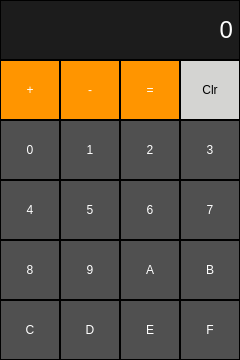
<?xml version="1.0" encoding="UTF-8"?>
<ui version="4.0">
 <class>MainView</class>
 <widget class="QMainWindow" name="MainView">
  <property name="geometry">
   <rect>
    <x>0</x>
    <y>0</y>
    <width>240</width>
    <height>360</height>
   </rect>
  </property>
  <property name="windowTitle">
   <string>MainView</string>
  </property>
  <widget class="QWidget" name="centralwidget">
   <widget class="QLabel" name="display">
    <property name="geometry">
     <rect>
      <x>0</x>
      <y>0</y>
      <width>240</width>
      <height>60</height>
     </rect>
    </property>
    <property name="font">
     <font>
      <pointsize>18</pointsize>
     </font>
    </property>
    <property name="layoutDirection">
     <enum>Qt::LeftToRight</enum>
    </property>
    <property name="autoFillBackground">
     <bool>false</bool>
    </property>
    <property name="styleSheet">
     <string notr="true">QLabel {
  qproperty-alignment: 'AlignVCenter | AlignRight';
  border: 1px solid black;
  background-color: rgb(28, 28, 28);
  color: white;
}</string>
    </property>
    <property name="text">
     <string>0</string>
    </property>
    <property name="alignment">
     <set>Qt::AlignRight|Qt::AlignTrailing|Qt::AlignVCenter</set>
    </property>
    <property name="wordWrap">
     <bool>false</bool>
    </property>
   </widget>
   <widget class="QPushButton" name="pushButton_plus">
    <property name="geometry">
     <rect>
      <x>0</x>
      <y>60</y>
      <width>60</width>
      <height>60</height>
     </rect>
    </property>
    <property name="styleSheet">
     <string notr="true">QPushButton {
  background-color: rgb(255, 149, 0);
  border: 1px solid black;
  color: white;
}
QPushButton:pressed {
    border: 1px solid white;
}</string>
    </property>
    <property name="text">
     <string>+</string>
    </property>
   </widget>
   <widget class="QPushButton" name="pushButton_minus">
    <property name="geometry">
     <rect>
      <x>60</x>
      <y>60</y>
      <width>60</width>
      <height>60</height>
     </rect>
    </property>
    <property name="styleSheet">
     <string notr="true">QPushButton {
  background-color: rgb(255, 149, 0);
  border: 1px solid black;
  color: white;
}
QPushButton:pressed {
    border: 1px solid white;
}</string>
    </property>
    <property name="text">
     <string>-</string>
    </property>
   </widget>
   <widget class="QPushButton" name="pushButton_equal">
    <property name="geometry">
     <rect>
      <x>120</x>
      <y>60</y>
      <width>60</width>
      <height>60</height>
     </rect>
    </property>
    <property name="styleSheet">
     <string notr="true">QPushButton {
  background-color: rgb(255, 149, 0);
  border: 1px solid black;
  color: white;
}
QPushButton:pressed {
    border: 1px solid white;
}</string>
    </property>
    <property name="text">
     <string>=</string>
    </property>
   </widget>
   <widget class="QPushButton" name="pushButton_Clr">
    <property name="geometry">
     <rect>
      <x>180</x>
      <y>60</y>
      <width>60</width>
      <height>60</height>
     </rect>
    </property>
    <property name="styleSheet">
     <string notr="true">QPushButton {
  background-color: rgb(212, 212, 210);
  border: 1px solid black;
  color: black;
}
QPushButton:pressed {
    border: 1px solid white;
}</string>
    </property>
    <property name="text">
     <string>Clr</string>
    </property>
   </widget>
   <widget class="QPushButton" name="pushButton_3">
    <property name="geometry">
     <rect>
      <x>180</x>
      <y>120</y>
      <width>60</width>
      <height>60</height>
     </rect>
    </property>
    <property name="styleSheet">
     <string notr="true">QPushButton {
  background-color: rgb(80, 80, 80);
  border: 1px solid black;
  color: white
}
QPushButton:pressed {
    border: 1px solid white;
}</string>
    </property>
    <property name="text">
     <string>3</string>
    </property>
   </widget>
   <widget class="QPushButton" name="pushButton_1">
    <property name="geometry">
     <rect>
      <x>60</x>
      <y>120</y>
      <width>60</width>
      <height>60</height>
     </rect>
    </property>
    <property name="styleSheet">
     <string notr="true">QPushButton {
  background-color: rgb(80, 80, 80);
  border: 1px solid black;
  color: white
}
QPushButton:pressed {
    border: 1px solid white;
}</string>
    </property>
    <property name="text">
     <string>1</string>
    </property>
   </widget>
   <widget class="QPushButton" name="pushButton_0">
    <property name="geometry">
     <rect>
      <x>0</x>
      <y>120</y>
      <width>60</width>
      <height>60</height>
     </rect>
    </property>
    <property name="styleSheet">
     <string notr="true">QPushButton {
  background-color: rgb(80, 80, 80);
  border: 1px solid black;
  color: white
}
QPushButton:pressed {
    border: 1px solid white;
}</string>
    </property>
    <property name="text">
     <string>0</string>
    </property>
   </widget>
   <widget class="QPushButton" name="pushButton_2">
    <property name="enabled">
     <bool>true</bool>
    </property>
    <property name="geometry">
     <rect>
      <x>120</x>
      <y>120</y>
      <width>60</width>
      <height>60</height>
     </rect>
    </property>
    <property name="styleSheet">
     <string notr="true">QPushButton {
  background-color: rgb(80, 80, 80);
  border: 1px solid black;
  color: white
}
QPushButton:pressed {
    border: 1px solid white;
}</string>
    </property>
    <property name="text">
     <string>2</string>
    </property>
    <property name="autoDefault">
     <bool>false</bool>
    </property>
    <property name="flat">
     <bool>false</bool>
    </property>
   </widget>
   <widget class="QPushButton" name="pushButton_7">
    <property name="geometry">
     <rect>
      <x>180</x>
      <y>180</y>
      <width>60</width>
      <height>60</height>
     </rect>
    </property>
    <property name="styleSheet">
     <string notr="true">QPushButton {
  background-color: rgb(80, 80, 80);
  border: 1px solid black;
  color: white
}
QPushButton:pressed {
    border: 1px solid white;
}</string>
    </property>
    <property name="text">
     <string>7</string>
    </property>
   </widget>
   <widget class="QPushButton" name="pushButton_5">
    <property name="geometry">
     <rect>
      <x>60</x>
      <y>180</y>
      <width>60</width>
      <height>60</height>
     </rect>
    </property>
    <property name="styleSheet">
     <string notr="true">QPushButton {
  background-color: rgb(80, 80, 80);
  border: 1px solid black;
  color: white
}
QPushButton:pressed {
    border: 1px solid white;
}</string>
    </property>
    <property name="text">
     <string>5</string>
    </property>
   </widget>
   <widget class="QPushButton" name="pushButton_4">
    <property name="geometry">
     <rect>
      <x>0</x>
      <y>180</y>
      <width>60</width>
      <height>60</height>
     </rect>
    </property>
    <property name="styleSheet">
     <string notr="true">QPushButton {
  background-color: rgb(80, 80, 80);
  border: 1px solid black;
  color: white
}
QPushButton:pressed {
    border: 1px solid white;
}</string>
    </property>
    <property name="text">
     <string>4</string>
    </property>
   </widget>
   <widget class="QPushButton" name="pushButton_6">
    <property name="geometry">
     <rect>
      <x>120</x>
      <y>180</y>
      <width>60</width>
      <height>60</height>
     </rect>
    </property>
    <property name="styleSheet">
     <string notr="true">QPushButton {
  background-color: rgb(80, 80, 80);
  border: 1px solid black;
  color: white
}
QPushButton:pressed {
    border: 1px solid white;
}</string>
    </property>
    <property name="text">
     <string>6</string>
    </property>
   </widget>
   <widget class="QPushButton" name="pushButton_B">
    <property name="geometry">
     <rect>
      <x>180</x>
      <y>240</y>
      <width>60</width>
      <height>60</height>
     </rect>
    </property>
    <property name="styleSheet">
     <string notr="true">QPushButton {
  background-color: rgb(80, 80, 80);
  border: 1px solid black;
  color: white
}
QPushButton:pressed {
    border: 1px solid white;
}</string>
    </property>
    <property name="text">
     <string>B</string>
    </property>
   </widget>
   <widget class="QPushButton" name="pushButton_9">
    <property name="geometry">
     <rect>
      <x>60</x>
      <y>240</y>
      <width>60</width>
      <height>60</height>
     </rect>
    </property>
    <property name="styleSheet">
     <string notr="true">QPushButton {
  background-color: rgb(80, 80, 80);
  border: 1px solid black;
  color: white
}
QPushButton:pressed {
    border: 1px solid white;
}</string>
    </property>
    <property name="text">
     <string>9</string>
    </property>
   </widget>
   <widget class="QPushButton" name="pushButton_8">
    <property name="geometry">
     <rect>
      <x>0</x>
      <y>240</y>
      <width>60</width>
      <height>60</height>
     </rect>
    </property>
    <property name="styleSheet">
     <string notr="true">QPushButton {
  background-color: rgb(80, 80, 80);
  border: 1px solid black;
  color: white
}
QPushButton:pressed {
    border: 1px solid white;
}</string>
    </property>
    <property name="text">
     <string>8</string>
    </property>
   </widget>
   <widget class="QPushButton" name="pushButton_A">
    <property name="geometry">
     <rect>
      <x>120</x>
      <y>240</y>
      <width>60</width>
      <height>60</height>
     </rect>
    </property>
    <property name="styleSheet">
     <string notr="true">QPushButton {
  background-color: rgb(80, 80, 80);
  border: 1px solid black;
  color: white
}
QPushButton:pressed {
    border: 1px solid white;
}</string>
    </property>
    <property name="text">
     <string>A</string>
    </property>
   </widget>
   <widget class="QPushButton" name="pushButton_C">
    <property name="geometry">
     <rect>
      <x>0</x>
      <y>300</y>
      <width>60</width>
      <height>60</height>
     </rect>
    </property>
    <property name="styleSheet">
     <string notr="true">QPushButton {
  background-color: rgb(80, 80, 80);
  border: 1px solid black;
  color: white
}
QPushButton:pressed {
    border: 1px solid white;
}</string>
    </property>
    <property name="text">
     <string>C</string>
    </property>
   </widget>
   <widget class="QPushButton" name="pushButton_D">
    <property name="geometry">
     <rect>
      <x>60</x>
      <y>300</y>
      <width>60</width>
      <height>60</height>
     </rect>
    </property>
    <property name="styleSheet">
     <string notr="true">QPushButton {
  background-color: rgb(80, 80, 80);
  border: 1px solid black;
  color: white
}
QPushButton:pressed {
    border: 1px solid white;
}</string>
    </property>
    <property name="text">
     <string>D</string>
    </property>
   </widget>
   <widget class="QPushButton" name="pushButton_E">
    <property name="geometry">
     <rect>
      <x>120</x>
      <y>300</y>
      <width>60</width>
      <height>60</height>
     </rect>
    </property>
    <property name="styleSheet">
     <string notr="true">QPushButton {
  background-color: rgb(80, 80, 80);
  border: 1px solid black;
  color: white
}
QPushButton:pressed {
    border: 1px solid white;
}</string>
    </property>
    <property name="text">
     <string>E</string>
    </property>
   </widget>
   <widget class="QPushButton" name="pushButton_F">
    <property name="geometry">
     <rect>
      <x>180</x>
      <y>300</y>
      <width>60</width>
      <height>60</height>
     </rect>
    </property>
    <property name="styleSheet">
     <string notr="true">QPushButton {
  background-color: rgb(80, 80, 80);
  border: 1px solid black;
  color: white
}
QPushButton:pressed {
    border: 1px solid white;
}</string>
    </property>
    <property name="text">
     <string>F</string>
    </property>
   </widget>
  </widget>
 </widget>
 <resources/>
 <connections/>
</ui>
